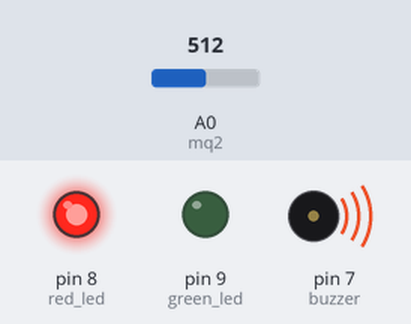
Simulated run of this sketch. Board: Arduino Uno, built with avr-gcc and run on an emulated ATmega328P. Parts: output pins drawn as LEDs (lit = HIGH), buzzer (waves = sounding). Inputs (shaded band) come from the test bench; at power-on: A0 (mq2) = 512.

Above: at 1.4 s.
1.5 s: A0 (mq2) set to 409
4.8 s: A0 (mq2) set to 391
At 5.08 s:
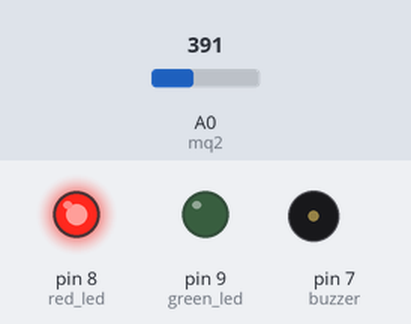
At 6.0 s:
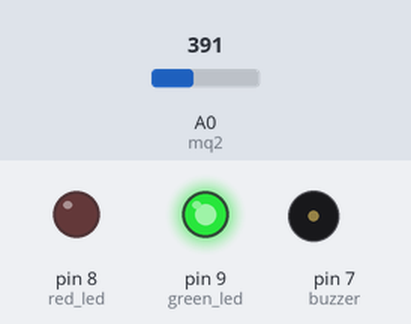
6.6 s: A0 (mq2) set to 410
At 7.0 s:
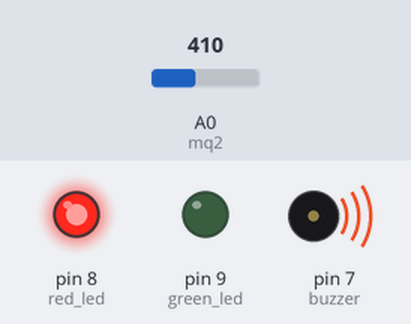
Timing chart, 0 to 15.9 s (numbered marks = the images above; inputs shaded):
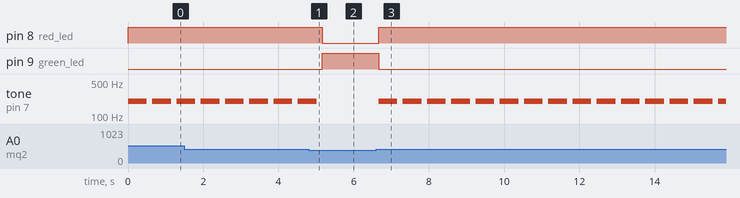

Measured:
- the behaviour switches between 400 and 399 on A0 (mq2) (found by bisection; images 0 and 1)
- after the input at 4.8 s, pin 8 (red_led): HIGH → LOW after 0.36 s; pin 9 (green_led): LOW → HIGH after 0.36 s; tone on pin 7 (buzzer): goes on until 5.0 s, then stays silent
- after the input at 6.6 s, pin 8 (red_led): LOW → HIGH after 0.06 s; pin 9 (green_led): HIGH → LOW after 0.06 s; tone on pin 7 (buzzer): alternates 200 Hz for 0.50 s and silent for 0.14 s, starting after 0.06 s
- by itself, tone on pin 7 (buzzer): alternates 200 Hz for 0.50 s and silent for 0.14 s

The sketch:

SmokeMQ2Arduino.ino
```cpp
#include <ArduinoJson.h>
#include <SoftwareSerial.h>

int mq2 = A0;             // Connect Gas sensor to analog pin A0
int buzzer = 7;           // Connect buzzer to digital pin 7
int red_led = 8;          // Connect red led to digital pin 8
int green_led = 9;        // Connect green led to digital pin 9
int threshold = 400;      // Change the threshold value for your use
String outputString = "";
SoftwareSerial espSerial(0, 1);
StaticJsonDocument<200> doc;  // JSON message for switch control

void setup() {
  pinMode(mq2, INPUT);           // Define MQ2 pin as input
  pinMode(red_led, OUTPUT);      // Define red_led as output
  pinMode(green_led, OUTPUT);    // Define green_led as output
  pinMode(buzzer, OUTPUT);       // Define buzzer as output
  digitalWrite(red_led, LOW);    // Turn red_led off
  digitalWrite(green_led, LOW);  // Turn green_led off
  espSerial.begin(9600);
}

void loop() {
  int mq2Value = analogRead(mq2); // Read sensor value
  if (mq2Value >= threshold) {    // Check if it exceeds the threshold value
    digitalWrite(red_led, HIGH);  // Turn red_led on
    digitalWrite(green_led, LOW); // Turn green_led off
    tone(buzzer, 200, 500);        // Play buzzer

    outputString = "";
    doc["ParamName"] = "Smoke";
    doc["ParamValue"] = true;
    serializeJson(doc, outputString);
    espSerial.println(outputString); // Send the JSON message
	 doc.clear();
    delay(500);
  } else {
    digitalWrite(red_led, LOW);    // Turn red_led off
    digitalWrite(green_led, HIGH); // Turn green_led on
  }
  delay(100);                      // Slow down the output
}
```
